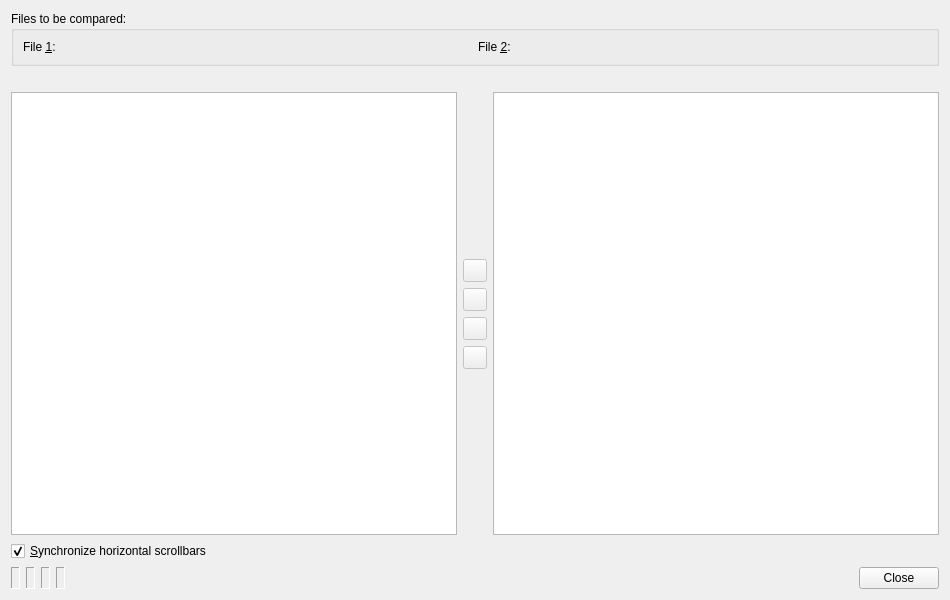
<?xml version="1.0" encoding="UTF-8"?>
<ui version="4.0">
 <class>CompareDialog</class>
 <widget class="QWidget" name="CompareDialog">
  <property name="geometry">
   <rect>
    <x>0</x>
    <y>0</y>
    <width>950</width>
    <height>600</height>
   </rect>
  </property>
  <property name="windowTitle">
   <string>File Comparison</string>
  </property>
  <layout class="QVBoxLayout" name="verticalLayout">
   <item>
    <widget class="QGroupBox" name="filesGroup">
     <property name="title">
      <string>Files to be compared:</string>
     </property>
     <property name="flat">
      <bool>true</bool>
     </property>
     <layout class="QHBoxLayout" name="horizontalLayout_2">
      <item>
       <widget class="QLabel" name="textLabel1">
        <property name="text">
         <string>File &amp;1:</string>
        </property>
        <property name="buddy">
         <cstring>file1Picker</cstring>
        </property>
       </widget>
      </item>
      <item>
       <widget class="E5PathPicker" name="file1Picker" native="true">
        <property name="sizePolicy">
         <sizepolicy hsizetype="Expanding" vsizetype="Preferred">
          <horstretch>0</horstretch>
          <verstretch>0</verstretch>
         </sizepolicy>
        </property>
        <property name="focusPolicy">
         <enum>Qt::StrongFocus</enum>
        </property>
        <property name="toolTip">
         <string>Enter the name of the first file</string>
        </property>
       </widget>
      </item>
      <item>
       <widget class="QLabel" name="textLabel2">
        <property name="text">
         <string>File &amp;2:</string>
        </property>
        <property name="buddy">
         <cstring>file2Picker</cstring>
        </property>
       </widget>
      </item>
      <item>
       <widget class="E5PathPicker" name="file2Picker" native="true">
        <property name="sizePolicy">
         <sizepolicy hsizetype="Expanding" vsizetype="Preferred">
          <horstretch>0</horstretch>
          <verstretch>0</verstretch>
         </sizepolicy>
        </property>
        <property name="focusPolicy">
         <enum>Qt::StrongFocus</enum>
        </property>
        <property name="toolTip">
         <string>Enter the name of the second file</string>
        </property>
       </widget>
      </item>
     </layout>
    </widget>
   </item>
   <item>
    <layout class="QGridLayout" name="gridLayout">
     <item row="0" column="0">
      <widget class="QLabel" name="file1Label">
       <property name="text">
        <string/>
       </property>
       <property name="wordWrap">
        <bool>true</bool>
       </property>
      </widget>
     </item>
     <item row="0" column="2">
      <widget class="QLabel" name="file2Label">
       <property name="text">
        <string/>
       </property>
       <property name="wordWrap">
        <bool>true</bool>
       </property>
      </widget>
     </item>
     <item row="1" column="0">
      <widget class="QTextEdit" name="contents_1">
       <property name="focusPolicy">
        <enum>Qt::NoFocus</enum>
       </property>
       <property name="lineWrapMode">
        <enum>QTextEdit::NoWrap</enum>
       </property>
       <property name="readOnly">
        <bool>true</bool>
       </property>
       <property name="tabStopWidth">
        <number>8</number>
       </property>
       <property name="acceptRichText">
        <bool>false</bool>
       </property>
      </widget>
     </item>
     <item row="1" column="1">
      <layout class="QVBoxLayout">
       <item>
        <spacer>
         <property name="orientation">
          <enum>Qt::Vertical</enum>
         </property>
         <property name="sizeHint" stdset="0">
          <size>
           <width>20</width>
           <height>101</height>
          </size>
         </property>
        </spacer>
       </item>
       <item>
        <widget class="QToolButton" name="firstButton">
         <property name="enabled">
          <bool>false</bool>
         </property>
         <property name="toolTip">
          <string>Press to move to the first difference</string>
         </property>
        </widget>
       </item>
       <item>
        <widget class="QToolButton" name="upButton">
         <property name="enabled">
          <bool>false</bool>
         </property>
         <property name="toolTip">
          <string>Press to move to the previous difference</string>
         </property>
        </widget>
       </item>
       <item>
        <widget class="QToolButton" name="downButton">
         <property name="enabled">
          <bool>false</bool>
         </property>
         <property name="toolTip">
          <string>Press to move to the next difference</string>
         </property>
        </widget>
       </item>
       <item>
        <widget class="QToolButton" name="lastButton">
         <property name="enabled">
          <bool>false</bool>
         </property>
         <property name="toolTip">
          <string>Press to move to the last difference</string>
         </property>
        </widget>
       </item>
       <item>
        <spacer>
         <property name="orientation">
          <enum>Qt::Vertical</enum>
         </property>
         <property name="sizeHint" stdset="0">
          <size>
           <width>20</width>
           <height>101</height>
          </size>
         </property>
        </spacer>
       </item>
      </layout>
     </item>
     <item row="1" column="2">
      <widget class="QTextEdit" name="contents_2">
       <property name="focusPolicy">
        <enum>Qt::NoFocus</enum>
       </property>
       <property name="lineWrapMode">
        <enum>QTextEdit::NoWrap</enum>
       </property>
       <property name="readOnly">
        <bool>true</bool>
       </property>
       <property name="tabStopWidth">
        <number>8</number>
       </property>
       <property name="acceptRichText">
        <bool>false</bool>
       </property>
      </widget>
     </item>
    </layout>
   </item>
   <item>
    <widget class="QCheckBox" name="synchronizeCheckBox">
     <property name="toolTip">
      <string>Select, if the horizontal scrollbars should be synchronized</string>
     </property>
     <property name="text">
      <string>&amp;Synchronize horizontal scrollbars</string>
     </property>
     <property name="shortcut">
      <string>Alt+S</string>
     </property>
     <property name="checked">
      <bool>true</bool>
     </property>
    </widget>
   </item>
   <item>
    <layout class="QHBoxLayout" name="horizontalLayout">
     <item>
      <widget class="QLabel" name="totalLabel">
       <property name="frameShape">
        <enum>QFrame::Panel</enum>
       </property>
       <property name="frameShadow">
        <enum>QFrame::Sunken</enum>
       </property>
      </widget>
     </item>
     <item>
      <widget class="QLabel" name="changedLabel">
       <property name="frameShape">
        <enum>QFrame::Panel</enum>
       </property>
       <property name="frameShadow">
        <enum>QFrame::Sunken</enum>
       </property>
      </widget>
     </item>
     <item>
      <widget class="QLabel" name="addedLabel">
       <property name="frameShape">
        <enum>QFrame::Panel</enum>
       </property>
       <property name="frameShadow">
        <enum>QFrame::Sunken</enum>
       </property>
      </widget>
     </item>
     <item>
      <widget class="QLabel" name="deletedLabel">
       <property name="frameShape">
        <enum>QFrame::Panel</enum>
       </property>
       <property name="frameShadow">
        <enum>QFrame::Sunken</enum>
       </property>
      </widget>
     </item>
     <item>
      <widget class="QDialogButtonBox" name="buttonBox">
       <property name="orientation">
        <enum>Qt::Horizontal</enum>
       </property>
       <property name="standardButtons">
        <set>QDialogButtonBox::Close</set>
       </property>
      </widget>
     </item>
    </layout>
   </item>
  </layout>
 </widget>
 <customwidgets>
  <customwidget>
   <class>E5PathPicker</class>
   <extends>QWidget</extends>
   <header>E5Gui/E5PathPicker.h</header>
   <container>1</container>
  </customwidget>
 </customwidgets>
 <tabstops>
  <tabstop>file1Picker</tabstop>
  <tabstop>file2Picker</tabstop>
  <tabstop>firstButton</tabstop>
  <tabstop>upButton</tabstop>
  <tabstop>downButton</tabstop>
  <tabstop>lastButton</tabstop>
  <tabstop>synchronizeCheckBox</tabstop>
 </tabstops>
 <resources/>
 <connections>
  <connection>
   <sender>buttonBox</sender>
   <signal>rejected()</signal>
   <receiver>CompareDialog</receiver>
   <slot>close()</slot>
   <hints>
    <hint type="sourcelabel">
     <x>102</x>
     <y>580</y>
    </hint>
    <hint type="destinationlabel">
     <x>104</x>
     <y>599</y>
    </hint>
   </hints>
  </connection>
 </connections>
</ui>
